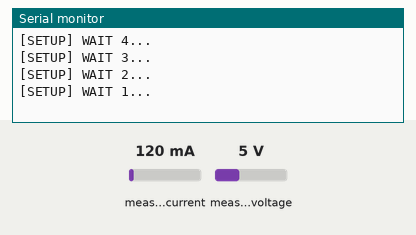
A sketch run on a simulated ESP8266 (NodeMCU). Shown: the last lines printed to the serial monitor. The inputs (shaded band) are chosen by the test bench; at power-on: measured current 120 mA, measured voltage 5 V. WiFi joins after 1.5 s; servers stay silent unless stated; uploads are accepted with an empty reply.

Above: at 5.2 s.
5.3 s: measured current set to 40 mA
At 6.9 s:
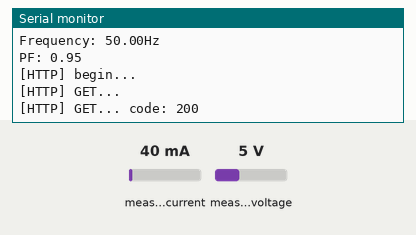
7.0 s: measured voltage set to 0.3 V
At 8.3 s:
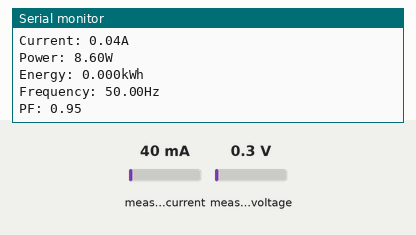
8.5 s: measured current set to 500 mA
At 8.99 s:
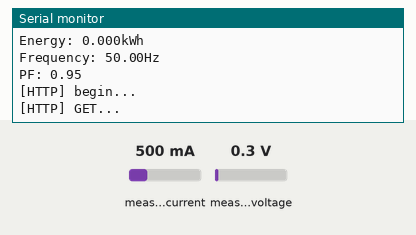
Timing chart, 0 to 11.5 s (numbered marks = the images above; inputs shaded):
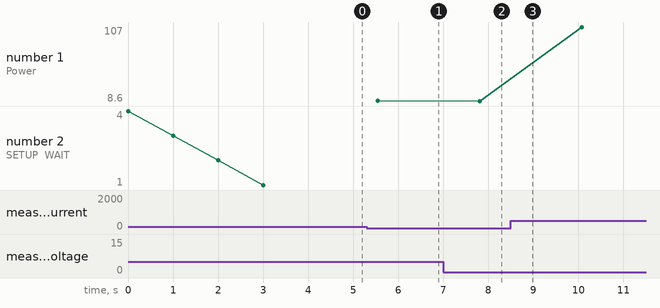

The sketch:

pzemmonitorpv.ino
```cpp
/**
   BasicHTTPClient.ino

    Created on: 24.05.2015

*/

#include <Arduino.h>

#include <ESP8266WiFi.h>
#include <ESP8266WiFiMulti.h>
#include <SoftwareSerial.h> // Arduino IDE <1.6.6
#include <PZEM004Tv30.h>

PZEM004Tv30 pzem(D5, D6);
#include <ESP8266HTTPClient.h>

#define USE_SERIAL Serial

ESP8266WiFiMulti WiFiMulti;

void setup() {

  USE_SERIAL.begin(9600);
  // USE_SERIAL.setDebugOutput(true);
  pzem.setAddress(0x42);

  USE_SERIAL.println();
  USE_SERIAL.println();
  USE_SERIAL.println();

  for (uint8_t t = 4; t > 0; t--) {
    USE_SERIAL.printf("[SETUP] WAIT %d...\n", t);
    USE_SERIAL.flush();
    delay(1000);
  }

  WiFi.mode(WIFI_STA);
  WiFiMulti.addAP("monitoringpv", "12345678");

}

void loop() {
  // wait for WiFi connection
  if ((WiFiMulti.run() == WL_CONNECTED)) {

    float volt = pzem.voltage();
    Serial.print("Voltage: ");
    Serial.print(volt);
    Serial.println("V");

    float cur = pzem.current();
    Serial.print("Current: ");
    Serial.print(cur);
    Serial.println("A");

    float powe = pzem.power();
    Serial.print("Power: ");
    Serial.print(powe);
    Serial.println("W");

    float ener = pzem.energy();
    Serial.print("Energy: ");
    Serial.print(ener, 3);
    Serial.println("kWh");

    float freq = pzem.frequency();
    Serial.print("Frequency: ");
    Serial.print(freq);
    Serial.println("Hz");

    float pf = pzem.pf();
    Serial.print("PF: ");
    Serial.println(pf);
    delay(1000);

    int watt = powe * 100.0;
    int volta = volt * 100.0;
    int ampere = cur * 100.0;
    int kwh = ener * 100.0;
    int hz  = freq * 100.0;
    int derajat = pf * 100.0;

    HTTPClient http;

    USE_SERIAL.print("[HTTP] begin...\n");
    // configure traged server and url
    //http.begin("https://192.168.1.12/test.html", "7a 9c f4 db 40 d3 62 5a 6e 21 bc 5c cc 66 c8 3e a1 45 59 38"); //HTTPS
    String Url = "http://monitoringpv.com/php/dashboard.php?code=mikro&w=";
    Url += watt;
    Url += "&v=";
    Url += volta;
    Url += "&a=";
    Url += ampere;
    Url += "&k=";
    Url += kwh;
    Url += "&c=";
    Url += derajat;
    Url += "&f=";
    Url += hz;
    http.begin(Url); //HTTP

    USE_SERIAL.print("[HTTP] GET...\n");
    // start connection and send HTTP header
    int httpCode = http.GET();

    // httpCode will be negative on error
    if (httpCode > 0) {
      // HTTP header has been send and Server response header has been handled
      USE_SERIAL.printf("[HTTP] GET... code: %d\n", httpCode);

      // file found at server
      if (httpCode == HTTP_CODE_OK) {
        String payload = http.getString();
        USE_SERIAL.println(payload);
      }
    } else {
      USE_SERIAL.printf("[HTTP] GET... failed, error: %s\n", http.errorToString(httpCode).c_str());
    }

    http.end();
  }

  delay(1000);
}
```

Measured:
- after the input at 5.3 s, the serial monitor: prints a new line after 0.23 s (image 1)
- after the input at 7.0 s, the serial monitor: prints a new line after 0.79 s (image 2)
- plotted number 1: 8.7 → 8.6 after the input at 7.0 s, 8.6 → 107 after the input at 8.5 s
